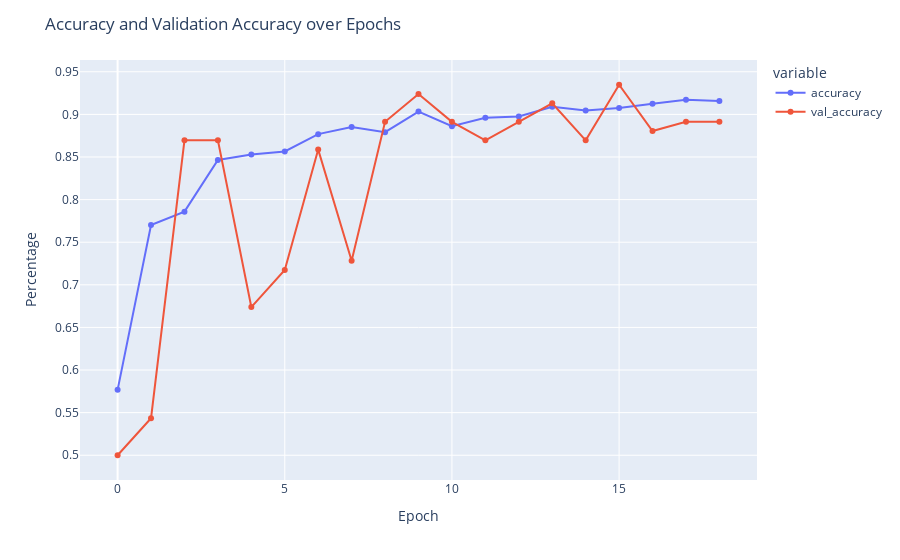
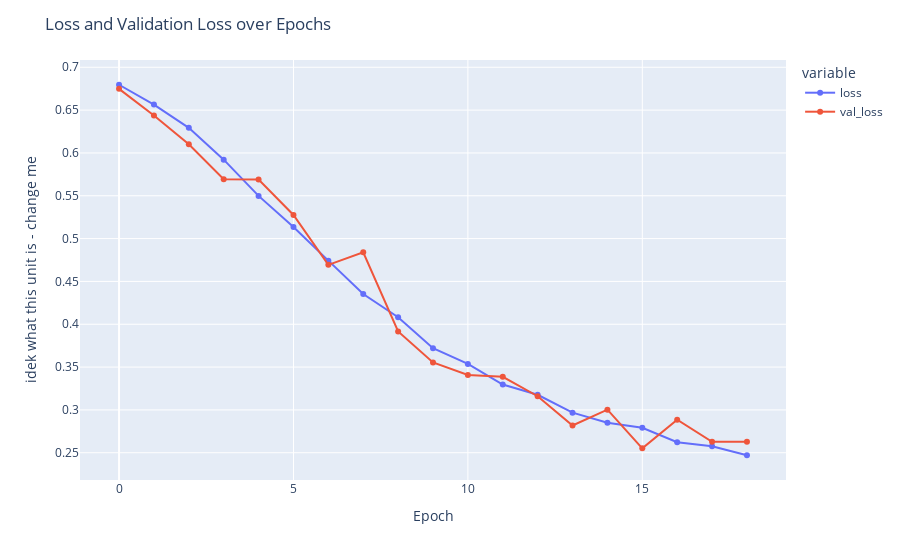

Here is the notebook cell these charts were saved with, in order:
### Code cell
plot_results(history1.history)
evaluate_results(RMSprop_32_64)

### Figure 1 — Plotly figure (JSON) as saved in the notebook; plotly's stock layout.template omitted (floating-point values rounded to 4 significant figures)
{"data": [{"hovertemplate": "variable=accuracy<br>index=%{x}<br>value=%{y}<extra></extra>", "legendgroup": "accuracy", "line": {"color": "#636efa", "dash": "solid"}, "mode": "lines+markers", "name": "accuracy", "orientation": "v", "showlegend": true, "type": "scatter", "x": [0, 1, 2, 3, 4, 5, 6, 7, 8, 9, 10, 11, 12, 13, 14, 15, 16, 17, 18], "xaxis": "x", "y": [0.5767, 0.7701, 0.7859, 0.8465, 0.853, 0.8565, 0.8768, 0.8853, 0.8791, 0.9033, 0.886, 0.896, 0.8975, 0.9091, 0.9045, 0.9075, 0.9125, 0.9171, 0.9156], "yaxis": "y"}, {"hovertemplate": "variable=val_accuracy<br>index=%{x}<br>value=%{y}<extra></extra>", "legendgroup": "val_accuracy", "line": {"color": "#EF553B", "dash": "solid"}, "mode": "lines+markers", "name": "val_accuracy", "orientation": "v", "showlegend": true, "type": "scatter", "x": [0, 1, 2, 3, 4, 5, 6, 7, 8, 9, 10, 11, 12, 13, 14, 15, 16, 17, 18], "xaxis": "x", "y": [0.5, 0.5435, 0.8696, 0.8696, 0.6739, 0.7174, 0.8587, 0.7283, 0.8913, 0.9239, 0.8913, 0.8696, 0.8913, 0.913, 0.8696, 0.9348, 0.8804, 0.8913, 0.8913], "yaxis": "y"}], "layout": {"legend": {"title": {"text": "variable"}, "tracegroupgap": 0}, "margin": {"t": 60}, "title": {"text": "Accuracy and Validation Accuracy over Epochs"}, "xaxis": {"anchor": "y", "domain": [0, 1], "title": {"text": "Epoch"}}, "yaxis": {"anchor": "x", "domain": [0, 1], "title": {"text": "Percentage"}}}}

### Figure 2 — Plotly figure (JSON) as saved in the notebook; plotly's stock layout.template omitted (floating-point values rounded to 4 significant figures)
{"data": [{"hovertemplate": "variable=loss<br>index=%{x}<br>value=%{y}<extra></extra>", "legendgroup": "loss", "line": {"color": "#636efa", "dash": "solid"}, "mode": "lines+markers", "name": "loss", "orientation": "v", "showlegend": true, "type": "scatter", "x": [0, 1, 2, 3, 4, 5, 6, 7, 8, 9, 10, 11, 12, 13, 14, 15, 16, 17, 18], "xaxis": "x", "y": [0.6796, 0.6564, 0.6293, 0.5922, 0.5498, 0.5136, 0.4743, 0.4352, 0.4082, 0.372, 0.3537, 0.3296, 0.3177, 0.2968, 0.2851, 0.2791, 0.2622, 0.2576, 0.2471], "yaxis": "y"}, {"hovertemplate": "variable=val_loss<br>index=%{x}<br>value=%{y}<extra></extra>", "legendgroup": "val_loss", "line": {"color": "#EF553B", "dash": "solid"}, "mode": "lines+markers", "name": "val_loss", "orientation": "v", "showlegend": true, "type": "scatter", "x": [0, 1, 2, 3, 4, 5, 6, 7, 8, 9, 10, 11, 12, 13, 14, 15, 16, 17, 18], "xaxis": "x", "y": [0.6748, 0.6436, 0.6101, 0.5692, 0.5689, 0.5276, 0.4694, 0.484, 0.3916, 0.3554, 0.3408, 0.3387, 0.316, 0.2818, 0.3003, 0.2551, 0.2886, 0.2628, 0.2627], "yaxis": "y"}], "layout": {"legend": {"title": {"text": "variable"}, "tracegroupgap": 0}, "margin": {"t": 60}, "title": {"text": "Loss and Validation Loss over Epochs"}, "xaxis": {"anchor": "y", "domain": [0, 1], "title": {"text": "Epoch"}}, "yaxis": {"anchor": "x", "domain": [0, 1], "title": {"text": "idek what this unit is - change me"}}}}
